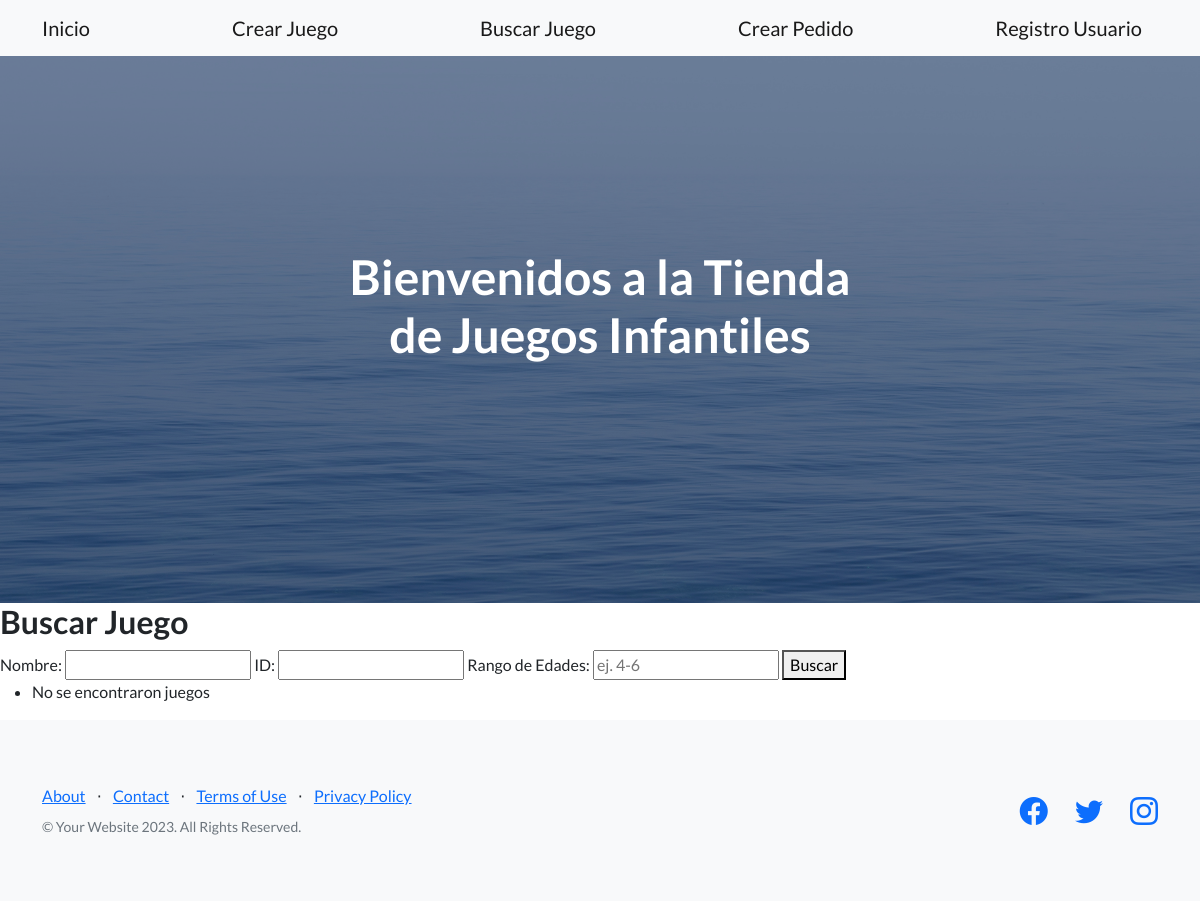
Before: /buscar_juego/ with the older database file.
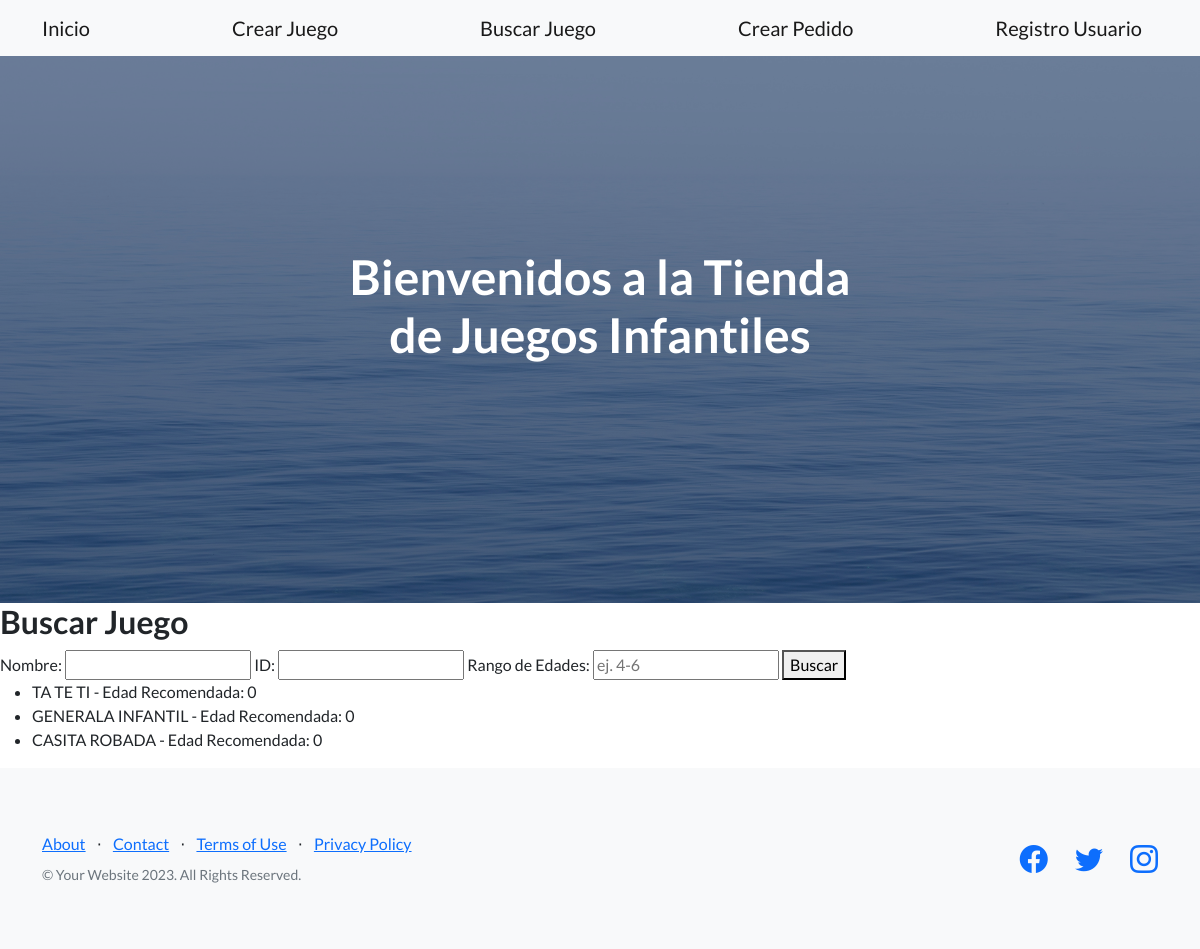
After: the same page with the newer database file.
### AppTienda/models.py (models this page shows, shortened)
class Juego(models.Model):
    nombre = models.CharField(max_length=100)
    edad_recomendada = models.IntegerField(default=0)
    descripcion = models.TextField()

### AppTienda/views.py (the view, shortened to what this page needs)
# urls.py: path('buscar_juego/', buscar_juego, name='buscar_juego'),
def buscar_juego(request):
    nombre = request.GET.get('nombre')
    id = request.GET.get('id')
    rango_edades = request.GET.get('rango_edades')
    juegos = Juego.objects.all()
    if nombre:
        juegos = juegos.filter(nombre__icontains=nombre)
    if id:
        juegos = juegos.filter(id=id)
    return render(request, 'buscar_juego.html', {'juegos': juegos})

### AppTienda/Templates/buscar_juego.html
{% extends 'base.html' %}
{% block content %}
<h2>Buscar Juego</h2>
<form method="GET" action="{% url 'buscar_juego' %}">
    <label for="nombre">Nombre:</label>
    <input type="text" id="nombre" name="nombre">
    <label for="id">ID:</label>
    <input type="text" id="id" name="id">
    <label for="rango_edades">Rango de Edades:</label>
    <input type="text" id="rango_edades" name="rango_edades" placeholder="ej. 4-6">
    <button type="submit">Buscar</button>
</form>
<ul>
    {% for juego in juegos %}
        <li>{{ juego.nombre }} - Edad Recomendada: {{ juego.edad_recomendada }}</li>
    {% empty %}
        <li>No se encontraron juegos</li>
    {% endfor %}
</ul>
{% endblock %}

### AppTienda/Templates/base.html (shortened to what this page needs)
<!DOCTYPE html>
<html lang="en">
<head>
    {% load static %}
    <link href="https://cdn.jsdelivr.net/npm/bootstrap-icons@1.5.0/font/bootstrap-icons.css" rel="stylesheet" type="text/css" />
    <link href="{% static 'css/styles.css' %}" rel="stylesheet" />
</head>
<body>
    <nav class="navbar navbar-light bg-light static-top">
        <div class="container">
            <a class="navbar-brand" href="{% url 'index' %}">Inicio</a>
            <a class="navbar-brand" href="{% url 'crear_juego' %}">Crear Juego</a>
            <a class="navbar-brand" href="{% url 'buscar_juego' %}">Buscar Juego</a>
            <a class="navbar-brand" href="{% url 'crear_pedido' %}">Crear Pedido</a>
            <a class="navbar-brand" href="{% url 'registro_usuario' %}">Registro Usuario</a>
        </div>
    </nav>
    <header class="masthead">
        <div class="container position-relative">
            <div class="row justify-content-center">
                <div class="col-xl-6">
                    <div class="text-center text-white">
                        <h1 class="mb-5">Bienvenidos a la Tienda de Juegos Infantiles</h1>
                    </div>
                </div>
            </div>
        </div>
    </header>
    <main>
        {% block content %}{% endblock %}
    </main>
    <footer class="footer bg-light">
        <div class="container">
            <div class="row">
                <div class="col-lg-6 h-100 text-center text-lg-start my-auto">
                    <ul class="list-inline mb-2">
                        <li class="list-inline-item"><a href="#!">About</a></li>
                        <li class="list-inline-item">⋅</li>
                        <li class="list-inline-item"><a href="#!">Contact</a></li>
                        <li class="list-inline-item">⋅</li>
                        <li class="list-inline-item"><a href="#!">Terms of Use</a></li>
                        <li class="list-inline-item">⋅</li>
                        <li class="list-inline-item"><a href="#!">Privacy Policy</a></li>
                    </ul>
                    <p class="text-muted small mb-4 mb-lg-0">&copy; Your Website 2023. All Rights Reserved.</p>
                </div>
                <div class="col-lg-6 h-100 text-center text-lg-end my-auto">
                    <ul class="list-inline mb-0">
                        <li class="list-inline-item me-4">
                            <a href="#!"><i class="bi-facebook fs-3"></i></a>
                        </li>
                        <li class="list-inline-item me-4">
                            <a href="#!"><i class="bi-twitter fs-3"></i></a>
                        </li>
                        <li class="list-inline-item">
                            <a href="#!"><i class="bi-instagram fs-3"></i></a>
                        </li>
                    </ul>
                </div>
            </div>
        </div>
    </footer>
</body>
</html>

Changed rows visible on the page:
added Juego: nombre "TA TE TI", edad_recomendada "0"
added Juego: nombre "GENERALA INFANTIL", edad_recomendada "0"
added Juego: nombre "CASITA ROBADA", edad_recomendada "0"
Other visible differences:
text no longer shown: "No se encontraron juegos"
